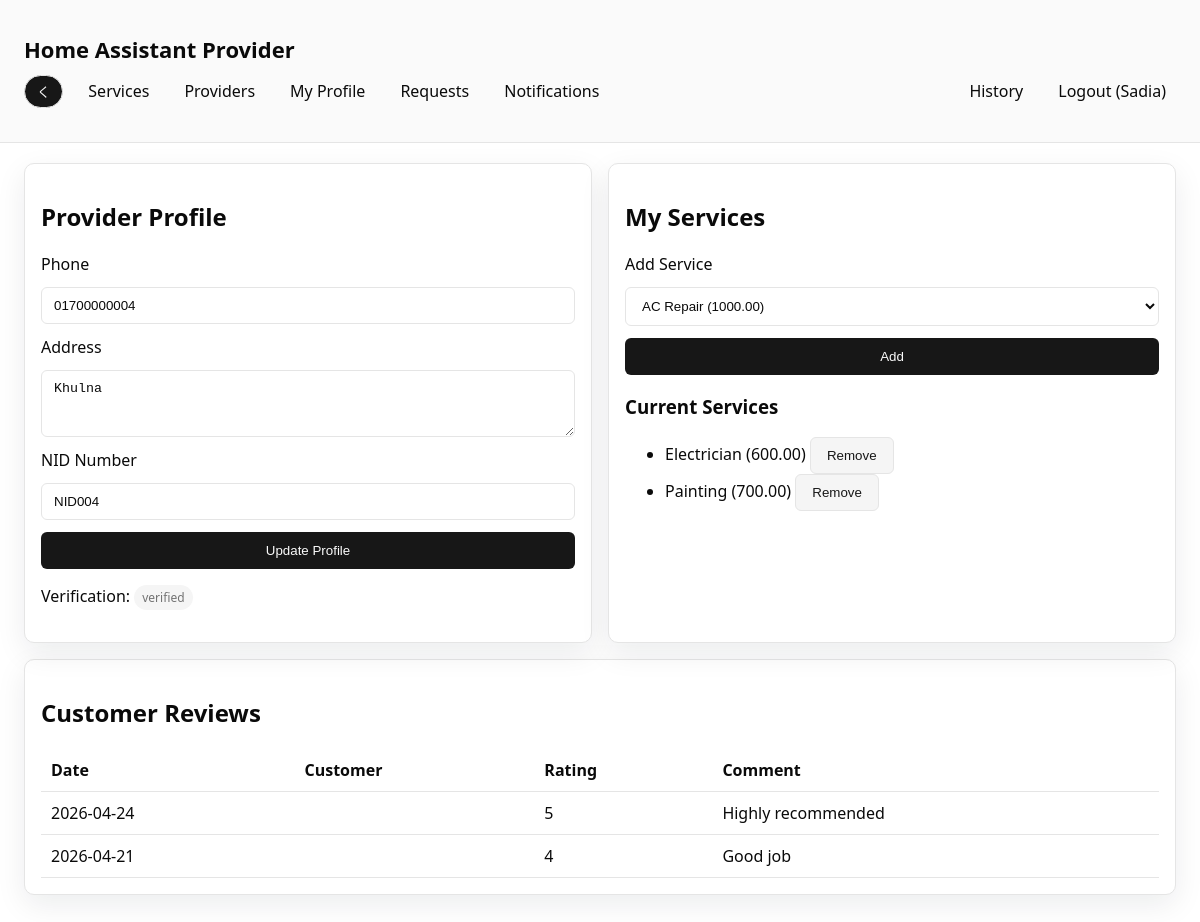
Page /provider_profile.php (signed in) on the committed database.
### tables this page shows
CREATE TABLE `users` (
  `user_id` int(11) NOT NULL,
  `name` varchar(100) DEFAULT NULL,
  `email` varchar(100) DEFAULT NULL,
  `password` varchar(255) DEFAULT NULL,
  `phone` varchar(20) DEFAULT NULL,
  `address` text DEFAULT NULL,
  `role` varchar(20) DEFAULT NULL,
  `flag` tinyint(1) DEFAULT NULL,
  `nid_card` varchar(50) DEFAULT NULL,
  `nid_file` varchar(255) DEFAULT NULL,
  `verification_status` varchar(50) DEFAULT NULL,
  `balance` decimal(10,2) NOT NULL DEFAULT 0.00,
  `created_at` datetime NOT NULL DEFAULT current_timestamp(),
  `admin_id` int(11) DEFAULT NULL
);

CREATE TABLE `service` (
  `service_id` int(11) NOT NULL,
  `service_category` varchar(100) DEFAULT NULL,
  `price_per_hour` decimal(10,2) DEFAULT NULL
);

CREATE TABLE `review` (
  `review_id` int(11) NOT NULL,
  `review_date` date DEFAULT NULL,
  `rating` int(11) DEFAULT NULL,
  `comment` text DEFAULT NULL,
  `provider_id` int(11) DEFAULT NULL,
  `booking_id` int(11) DEFAULT NULL,
  `customer_id` int(11) DEFAULT NULL
);

### includes/auth.php (called while the page is built, shortened)
<?php
require_once __DIR__ . "/../DBconnect.php";
require_once __DIR__ . "/functions.php";
function current_user($conn) {
    $user_id = (int)$_SESSION["user_id"];
    $stmt = db_query($conn, "SELECT * FROM users WHERE user_id = ? LIMIT 1", "i", [$user_id]);
    $result = $stmt->get_result();
    return $result->fetch_assoc();
}
function is_admin() {
    return ($_SESSION["role"] ?? "") === "admin";
}
function is_provider() {
    return ($_SESSION["role"] ?? "") === "provider";
}
?>

### includes/functions.php (called while the page is built, shortened)
<?php
function e($value) {
    return htmlspecialchars($value ?? "", ENT_QUOTES, "UTF-8");
}
function db_query($conn, $sql, $types = "", $params = []) {
    $stmt = $conn->prepare($sql);
    if ($types !== "" && !empty($params)) {
        $stmt->bind_param($types, ...$params);
    }
    if (!$stmt->execute()) {
        return false;
    }
    return $stmt;
}
?>

### provider_profile.php (the view, shortened to what this page needs)
<?php
require_once __DIR__ . "/includes/header.php";
$user = current_user($conn);
$services = $conn->query("SELECT * FROM service ORDER BY service_category");
$stmt = db_query(
    $conn,
    "SELECT s.service_id, s.service_category, s.price_per_hour
     FROM offers o
     LEFT JOIN service s ON s.service_id = o.service_id
     WHERE o.provider_id = ?",
    "i",
    [$_SESSION["user_id"]]
);
$my_services = $stmt ? $stmt->get_result() : false;
$stmt = db_query(
    $conn,
    "SELECT r.review_date, r.rating, r.comment, c.name AS customer_name
     FROM review r
     LEFT JOIN users c ON c.user_id = r.customer_id
     WHERE r.provider_id = ?
     ORDER BY r.review_date DESC",
    "i",
    [$_SESSION["user_id"]]
);
$reviews = $stmt ? $stmt->get_result() : false;
?>
<div class="grid">
    <div class="card">
        <h2>Provider Profile</h2>
        <form method="post">
            <label>Phone</label>
            <input type="text" name="phone" value="<?php echo e($user["phone"] ?? ""); ?>">
            <label>Address</label>
            <textarea name="address" rows="3"><?php echo e($user["address"] ?? ""); ?></textarea>
            <label>NID Number</label>
            <input type="text" name="nid_number" value="<?php echo e($user["nid_card"] ?? ""); ?>">
            <button type="submit">Update Profile</button>
        </form>
        <p>Verification: <span class="badge"><?php echo e($user["verification_status"] ?? "pending"); ?></span></p>
    </div>
    <div class="card">
        <h2>My Services</h2>
        <form method="post">
            <label>Add Service</label>
            <select name="service_id">
                <?php while ($service = $services->fetch_assoc()): ?>
                    <option value="<?php echo (int)$service["service_id"]; ?>">
                        <?php echo e($service["service_category"]); ?> (<?php echo e($service["price_per_hour"]); ?>)
                    </option>
                <?php endwhile; ?>
            </select>
            <button type="submit">Add</button>
        </form>
        <h3>Current Services</h3>
        <?php if ($my_services && $my_services->num_rows > 0): ?>
            <ul>
                <?php while ($service = $my_services->fetch_assoc()): ?>
                    <li>
                        <?php echo e($service["service_category"]); ?> (<?php echo e($service["price_per_hour"]); ?>)
                        <form method="post" style="display: inline;">
                            <button class="secondary" type="submit">Remove</button>
                        </form>
                    </li>
                <?php endwhile; ?>
            </ul>
        <?php else: ?>
            <p>No services added yet.</p>
        <?php endif; ?>
    </div>
</div>
<div class="card">
    <h2>Customer Reviews</h2>
    <?php if ($reviews && $reviews->num_rows > 0): ?>
        <table class="table">
            <thead>
                <tr>
                    <th>Date</th>
                    <th>Customer</th>
                    <th>Rating</th>
                    <th>Comment</th>
                </tr>
            </thead>
            <tbody>
                <?php while ($review = $reviews->fetch_assoc()): ?>
                    <tr>
                        <td><?php echo e($review["review_date"]); ?></td>
                        <td><?php echo e($review["customer_name"]); ?></td>
                        <td><?php echo e($review["rating"]); ?></td>
                        <td><?php echo e($review["comment"]); ?></td>
                    </tr>
                <?php endwhile; ?>
            </tbody>
        </table>
    <?php else: ?>
        <p>No reviews yet.</p>
    <?php endif; ?>
</div>

### includes/header.php (shortened to what this page needs)
<?php
require_once __DIR__ . "/auth.php";
$user = current_user($conn);
$current_page = basename($_SERVER['PHP_SELF']);
?>
<!DOCTYPE html>
<html lang="en">
<head>
    <link rel="stylesheet" href="assets/style.css">
</head>
<body>
<?php if ($current_page !== 'index.php'): ?>
<header class="site-header">
    <div class="container">
        <h1 class="logo">Home Assistant Provider</h1>
        <nav class="nav">
            <div class="nav-left">
                <button type="button" class="back-button" onclick="history.back()">く</button>
                <?php if ($user): ?>
                    <a href="services.php">Services</a>
                    <a href="providers.php">Providers</a>
                    <?php if (is_provider()): ?>
                        <a href="provider_profile.php">My Profile</a>
                        <a href="provider_bookings.php">Requests</a>
                        <a href="notifications.php">Notifications</a>
                    <?php endif; ?>
                <?php endif; ?>
            </div>
            <div class="nav-right">
                <?php if ($user): ?>
                    <?php if (!is_admin()): ?>
                        <a href="history.php">History</a>
                    <?php endif; ?>
                    <a href="logout.php">Logout (<?php echo e($user["name"] ?? "User"); ?>)</a>
                <?php else: ?>
                    <a href="login.php">Login</a>
                    <a href="register.php">Register</a>
                <?php endif; ?>
            </div>
        </nav>
    </div>
</header>
<main class="container">
<?php endif; ?>

### assets/style.css (style rules this page uses)
:root { --radius: 0.625rem; --background: oklch(1 0 0); --foreground: oklch(0.145 0 0); --card: oklch(1 0 0); --card-foreground: oklch(0.145 0 0); --popover: oklch(1 0 0); --popover-foreground: oklch(0.145 0 0); --primary: oklch(0.205 0 0); --primary-foreground: oklch(0.985 0 0); --secondary: oklch(0.97 0 0); --secondary-foreground: oklch(0.205 0 0); --muted: oklch(0.97 0 0); --muted-foreground: oklch(0.556 0 0); --accent: oklch(0.97 0 0); --accent-foreground: oklch(0.205 0 0); --destructive: oklch(0.577 0.245 27.325); --border: oklch(0.922 0 0); --input: oklch(0.922 0 0); --ring: oklch(0.708 0 0); --chart-1: oklch(0.646 0.222 41.116); --chart-2: oklch(0.6 0.118 184.704); --chart-3: oklch(0.398 0.07 227.392); --chart-4: oklch(0.828 0.189 84.429); --chart-5: oklch(0.769 0.188 70.08); --sidebar: oklch(0.985 0 0); --sidebar-foreground: oklch(0.145 0 0); --sidebar-primary: oklch(0.205 0 0); --sidebar-primary-foreground: oklch(0.985 0 0); --sidebar-accent: oklch(0.97 0 0); --sidebar-accent-foreground: oklch(0.205 0 0); --sidebar-border: oklch(0.922 0 0); --sidebar-ring: oklch(0.708 0 0); }
* { box-sizing: border-box; border-color: var(--border); }
body { font-family: "Segoe UI", Tahoma, Geneva, Verdana, sans-serif; margin: 0; background: var(--background); color: var(--foreground); }
.container { width: 100%; margin: 0 auto; padding: 20px 24px; }
.site-header { background: var(--sidebar); color: var(--sidebar-foreground); padding: 14px 0; border-bottom: 1px solid var(--sidebar-border); }
.logo { margin: 0; font-size: 22px; color: var(--sidebar-foreground); }
.nav { margin-top: 10px; display: flex; gap: 12px; flex-wrap: wrap; align-items: center; }
.nav a { color: var(--sidebar-foreground); text-decoration: none; font-weight: 500; padding: 6px 10px; border-radius: 999px; transition: background 0.2s ease, color 0.2s ease; }
.nav { display: flex; justify-content: space-between; align-items: center; }
.nav-left, .nav-right { display: flex; align-items: center; gap: 15px; }
.card { background: var(--card); color: var(--card-foreground); padding: 16px; border-radius: var(--radius); box-shadow: 0 10px 30px rgba(15, 23, 42, 0.08); margin-bottom: 16px; border: 1px solid var(--border); }
.grid { display: grid; gap: 16px; grid-template-columns: repeat(auto-fit, minmax(240px, 1fr)); }
form { display: grid; gap: 12px; }
input, select, textarea { width: 100%; padding: 10px 12px; border-radius: calc(var(--radius) - 4px); border: 1px solid var(--input); background: var(--background); color: var(--foreground); }
button { padding: 10px 16px; border: 1px solid transparent; background: var(--primary); color: var(--primary-foreground); border-radius: calc(var(--radius) - 4px); cursor: pointer; transition: transform 0.2s ease, box-shadow 0.2s ease, background 0.2s ease; }
button.secondary { background: var(--secondary); color: var(--secondary-foreground); border-color: var(--border); }
.back-button { display: inline-flex; align-items: center; gap: 8px; padding: 6px 12px; border-radius: 999px; background: var(--sidebar-primary); color: var(--sidebar-primary-foreground); border: 1px solid var(--sidebar-border); }
.table { width: 100%; border-collapse: collapse; }
.table th, .table td { border-bottom: 1px solid var(--border); text-align: left; padding: 10px; }
.badge { display: inline-block; padding: 4px 8px; border-radius: 999px; background: var(--muted); color: var(--muted-foreground); font-size: 12px; }

### rows in the picture
users: name "Sadia", phone "01700000004", address "Khulna", nid_number "NID004", verification_status "verified"
service: service_category "Electrician", price_per_hour "600.00"
service: service_category "Painting", price_per_hour "700.00"
review: review_date "2026-04-24", rating "5", comment "Highly recommended"
review: review_date "2026-04-21", rating "4", comment "Good job"

### other values in the picture
form field service_id "AC Repair (1000.00)"
